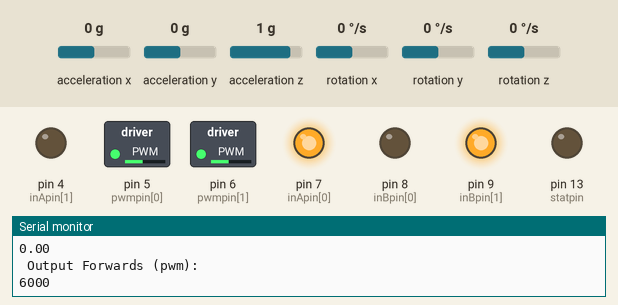
A sketch run on a simulated Arduino Uno, built with avr-gcc and run on an emulated ATmega328P. Shown: switched loads named in the sketch (green lamp = pin HIGH), output pins drawn as LEDs (lit = HIGH), the last lines printed to the serial monitor. The inputs (shaded band) are chosen by the test bench; at power-on: acceleration y 0 g, acceleration x 0 g, acceleration z 1 g, rotation x 0 °/s, rotation y 0 °/s, rotation z 0 °/s.

Above: at 1.2 s.
1.3 s: acceleration y set to -0.2 g
At 2.5 s:
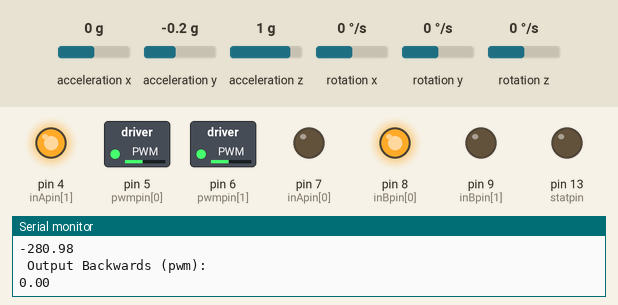
2.8 s: acceleration y set to 0.8 g
At 3.4 s:
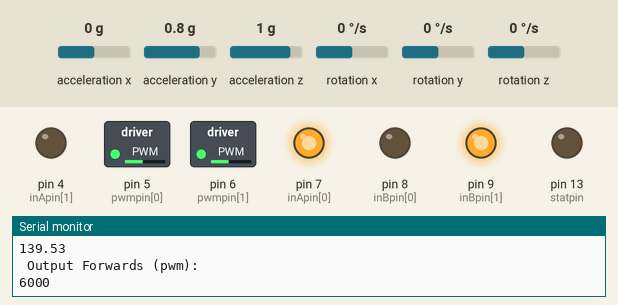
4.5 s: acceleration y set to -0.2 g
7.5 s: acceleration y set to -0.5 g
At 9.1 s:
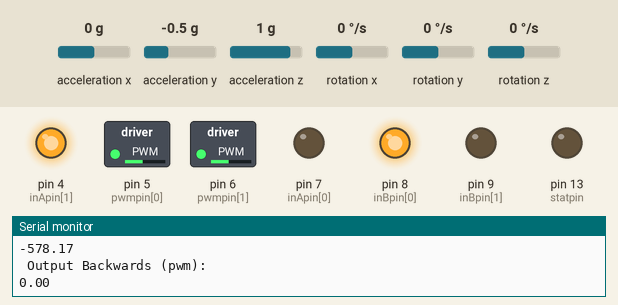
Timing chart, 0 to 10.6 s (numbered marks = the images above; inputs shaded):
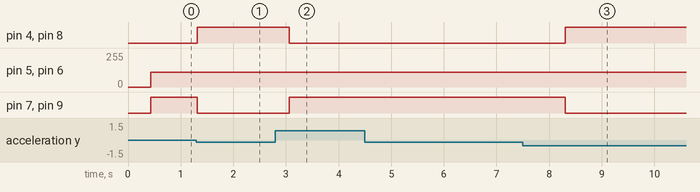

The sketch:

balancebot.ino
```cpp
/*

  Balacining Robot Arduino code by Jackson Banbury, with help from https://github.com/TKJElectronics/KalmanFilter

  Use the motorGo(uint8_t motor, uint8_t direct, uint8_t pwm)
  function to get motors going in either CW, CCW, BRAKEVCC, or
  BRAKEGND. Use motorOff(int motor) to turn a specific motor off.

  The motor variable in each function should be either a 0 or a 1.
  pwm in the motorGo function should be a value between 0 and 255.
*/

#include "Wire.h"
#include "I2Cdev.h"
#include "MPU6050.h"
#include <PID_v1.h>

#define BRAKEVCC 0
#define CW   1
#define CCW  2
#define BRAKEGND 3
#define CS_THRESHOLD 100

/*  VNH2SP30 pin definitions
  xxx[0] controls '1' outputs
  xxx[1] controls '2' outputs */
int inApin[2] = {7, 4};  // INA: Clockwise input
int inBpin[2] = {8, 9}; // INB: Counter-clockwise input
int pwmpin[2] = {5, 6}; // PWM input
int cspin[2] = {2, 3}; // CS: Current sense ANALOG input
int enpin[2] = {0, 1}; // EN: Status of switches output (Analog pin)

//--------------These are the parameters to adjust the MPU6050 readings ---------------------------------//
int buffersize = 10;   //Amount of readings used to average, make it higher to get more precision but sketch will be slower  (default:1000)
int acel_deadzone = 8;   //Acelerometer error allowed, make it lower to get more precision, but sketch may not converge  (default:8)
int giro_deadzone = 1;   //Giro error allowed, make it lower to get more precision, but sketch may not converge  (default:1)

MPU6050 accelgyro(0x68); // <-- use for AD0 high

int16_t ax, ay, az, gx, gy, gz;
int mean_ax, mean_ay, mean_az, mean_gx, mean_gy, mean_gz, state = 2;
int ax_offset, ay_offset, az_offset, gx_offset, gy_offset, gz_offset;


// -------------These are the initializations for the self_balancing_bot PID code -----------------------//
float angle = 0;
float multi = 0.6;                                        // This is the multiplication factor for the PID parameters
double Kp = 12 * multi, Ki = 1 * multi, Kd = 7 * multi;  // These are the PID parameters!
double Setpoint = 0, Input, Output;                       // To be used for PID
float angle_accln;                                        // acceleration due to angle
long t1 = 0;                                              // variable to store time in milliseconds

PID MotorPID(&Input, &Output, &Setpoint, Kp, Ki, Kd, DIRECT);

float dt1, anv1, angle1 = 0, an1;

int statpin = 13;


//--------------function for finding angle (Complementary Filter)---------------//

float find_angle(long tt){

             // Calling getMotion6 method to find raw values of all 6 components

  angle_accln=(double(mean_ay));                   // Angle calculated from orientation of acceleration

  dt1=float(millis()-tt)/1000;                                        // finding 'dt' in seconds
  anv1=(float(mean_gx))/131;                                              // angular velocity from Gyroscope
  angle1=angle1+(anv1*dt1);                                           // Angle calculated from gyroscope measurements

  an1=((0.96)*(an1+(anv1*dt1)))+(angle_accln*0.04);                   // COMPLEMENTARY FILTER IMPLEMENTATION
  Serial.println("Angle:");
  Serial.println(an1);
  return an1;                                                         // returns the filtered angle
}

//------------MPU6050 Functions-------------------------------------------------------------//
void meansensors(){
  long i=0,buff_ax=0,buff_ay=0,buff_az=0,buff_gx=0,buff_gy=0,buff_gz=0;
  accelgyro.setXAccelOffset(-3857);
  accelgyro.setYAccelOffset(1563);
  accelgyro.setZAccelOffset(5296);

  accelgyro.setXGyroOffset(-2);
  accelgyro.setYGyroOffset(6);
  accelgyro.setZGyroOffset(-4);
  while (i<(buffersize+101)){
    // read raw accel/gyro measurements from device
    accelgyro.getMotion6(&ax, &ay, &az, &gx, &gy, &gz);

    if (i>100 && i<=(buffersize+100)){ //First 100 measures are discarded
      buff_ax=buff_ax+ax;
      buff_ay=buff_ay+ay;
      buff_az=buff_az+az;
      buff_gx=buff_gx+gx;
      buff_gy=buff_gy+gy;
      buff_gz=buff_gz+gz;
    }
    if (i==(buffersize+100)){
      mean_ax=buff_ax/buffersize;
      mean_ay=buff_ay/buffersize;
      mean_az=buff_az/buffersize;
      mean_gx=buff_gx/buffersize;
      mean_gy=buff_gy/buffersize;
      mean_gz=buff_gz/buffersize;
    }
    i++;
   // delay(2); //Needed so we don't get repeated measures
  }
}

void calibration(){
  ax_offset=-mean_ax/8;
  ay_offset=-mean_ay/8;
  az_offset=(16384-mean_az)/8;

  gx_offset=-mean_gx/4;
  gy_offset=-mean_gy/4;
  gz_offset=-mean_gz/4;
  while (1){
    int ready=0;
    accelgyro.setXAccelOffset(ax_offset);
    accelgyro.setYAccelOffset(ay_offset);
    accelgyro.setZAccelOffset(az_offset);

    accelgyro.setXGyroOffset(gx_offset);
    accelgyro.setYGyroOffset(gy_offset);
    accelgyro.setZGyroOffset(gz_offset);

    meansensors();
    Serial.println("...");

    if (abs(mean_ax)<=acel_deadzone) ready++;
    else ax_offset=ax_offset-mean_ax/acel_deadzone;

    if (abs(mean_ay)<=acel_deadzone) ready++;
    else ay_offset=ay_offset-mean_ay/acel_deadzone;

    if (abs(16384-mean_az)<=acel_deadzone) ready++;
    else az_offset=az_offset+(16384-mean_az)/acel_deadzone;

    if (abs(mean_gx)<=giro_deadzone) ready++;
    else gx_offset=gx_offset-mean_gx/(giro_deadzone+1);

    if (abs(mean_gy)<=giro_deadzone) ready++;
    else gy_offset=gy_offset-mean_gy/(giro_deadzone+1);

    if (abs(mean_gz)<=giro_deadzone) ready++;
    else gz_offset=gz_offset-mean_gz/(giro_deadzone+1);

    if (ready==6) break;
  }
}

//---------------------------------Motor Shield Functions-------------------------------------------//
void motorOff(int motor)
{
  // Initialize braked
  for (int i = 0; i < 2; i++)
  {
    digitalWrite(inApin[i], LOW);
    digitalWrite(inBpin[i], LOW);
  }
  analogWrite(pwmpin[motor], 0);
}

/* motorGo() will set a motor going in a specific direction
  the motor will continue going in that direction, at that speed
  until told to do otherwise.

  motor: this should be either 0 or 1, will selet which of the two
  motors to be controlled

  direct: Should be between 0 and 3, with the following result
  0: Brake to VCC
  1: Clockwise
  2: CounterClockwise
  3: Brake to GND

  pwm: should be a value between ? and 1023, higher the number, the faster
  it'll go
*/
void motorGo(uint8_t motor, uint8_t direct, uint8_t pwm)
{
  if (motor <= 1)
  {
    if (direct <= 4)
    {
      // Set inA[motor]
      if (direct <= 1)
        digitalWrite(inApin[motor], HIGH);
      else
        digitalWrite(inApin[motor], LOW);

      // Set inB[motor]
      if ((direct == 0) || (direct == 2))
        digitalWrite(inBpin[motor], HIGH);
      else
        digitalWrite(inBpin[motor], LOW);

      analogWrite(pwmpin[motor], pwm);
    }
  }
}

void setup()
{
  Serial.begin(9600);

  // ---------- MPU6050 Setup-----------------------------------------------------------------------------//
  Wire.begin();

  TWBR = 24; // 400kHz I2C clock (200kHz if CPU is 8MHz)

  accelgyro.initialize();

  // reset IMU offsets
  accelgyro.setXAccelOffset(0);
  accelgyro.setYAccelOffset(0);
  accelgyro.setZAccelOffset(0);
  accelgyro.setXGyroOffset(0);
  accelgyro.setYGyroOffset(0);
  accelgyro.setZGyroOffset(0);

  //------------Motor Shield Setup-----------------------------------------------------------------------//

  pinMode(statpin, OUTPUT);

  // Initialize digital pins as outputs
  for (int i = 0; i < 2; i++)
  {
    pinMode(inApin[i], OUTPUT);
    pinMode(inBpin[i], OUTPUT);
    pinMode(pwmpin[i], OUTPUT);
  }
  // Initialize braked
  for (int i = 0; i < 2; i++)
  {
    digitalWrite(inApin[i], LOW);
    digitalWrite(inBpin[i], LOW);
  }
  // motorGo(0, CW, 1023);
  // motorGo(1, CCW, 1023);
}
int pwm = 6000;
void loop()
{

  //-----MPU6050 Calibration - These delays help it do a better job of calibrating, but make for a slow startup------//

  if (state == 0) {
    Serial.println("\nReading sensors for first time...");
    meansensors();
    state++;
    delay(1000);
  }

  if (state == 1) {
    Serial.println("\nCalculating offsets...");
    calibration();
    state++;
    delay(1000);
  }

  if (state == 2) {
    meansensors(); //This gets the mean readings from the sensors, which can be called my parts
    //For this case, mean_ay and mean_gy will be the most useful
  }

  //-----------------self_balancing_bot motor control loop---------------------------------//
  angle = find_angle(t1);
  if (angle >= 0) {                                                   // Conditional statement for checking angle
    Input = angle + 7;                                                // Input for PID is Theta
    MotorPID.Compute();                                               // Calling PID output for given input

    motorGo(0, CW, pwm); //motorGo takes the form (motor, direction, pwm(i.e. speed))
    motorGo(1, CCW, pwm);
    Serial.println("\n Output Forwards (pwm): ");
    Serial.println(pwm);
    /*
      digitalWrite(forward, HIGH);                                      // Motor Control statements
      digitalWrite(backward, LOW);
      analogWrite(motor, (-1)*Output);
    */
  }
  else {
    Input = angle + 7;
    MotorPID.Compute();

    motorGo(0, CCW, pwm);
    motorGo(1, CW, pwm);
    Serial.println("\n Output Backwards (pwm): ");
    Serial.println(Output);
    /*
      digitalWrite(forward, LOW);
      digitalWrite(backward, HIGH);
      analogWrite(motor, Output);
    */
  }
}
  //----------------Monster motor shield loop (as a reference)---------------------------//
  /*
    motorGo(0, CW, pwm); //motorGo takes the form (motor, direction, pwm(i.e. speed))
    motorGo(1, CCW, pwm);
    delay(500);

    motorGo(0, CCW, pwm);
    motorGo(1, CW, pwm);
    delay(500);
    //pwm = pwm + 500;
    if ((analogRead(cspin[0]) < CS_THRESHOLD) && (analogRead(cspin[1]) < CS_THRESHOLD))
      digitalWrite(statpin, HIGH);
    }
  */
```

Measured:
- the behaviour switches between 0 and -0.1 g on acceleration y (found by bisection; images 0 and 1)
- the behaviour switches between -0.3 and -0.4 g on acceleration y (found by bisection; images 2 and 3)
- after the input at 1.3 s, pin 4 (inApin[1]), pin 8 (inBpin[0]): LOW → HIGH at once; pin 7 (inApin[0]), pin 9 (inBpin[1]): HIGH → LOW at once
- after the input at 2.8 s, pin 4 (inApin[1]), pin 8 (inBpin[0]): HIGH → LOW after 0.26 s; pin 7 (inApin[0]), pin 9 (inBpin[1]): LOW → HIGH after 0.26 s
- after the input at 7.5 s, pin 4 (inApin[1]), pin 8 (inBpin[0]): LOW → HIGH after 0.80 s instead of 1.2 s; pin 7 (inApin[0]), pin 9 (inBpin[1]): HIGH → LOW after 0.80 s instead of 1.2 s
